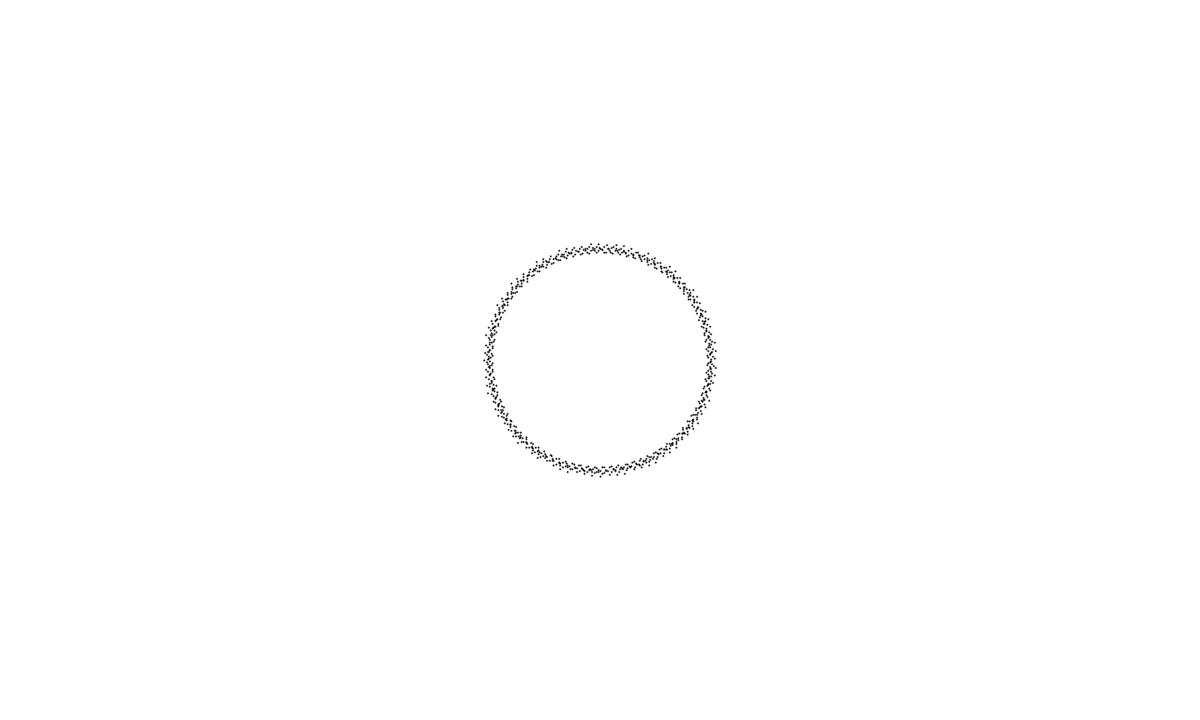
Frame 1 (no input)
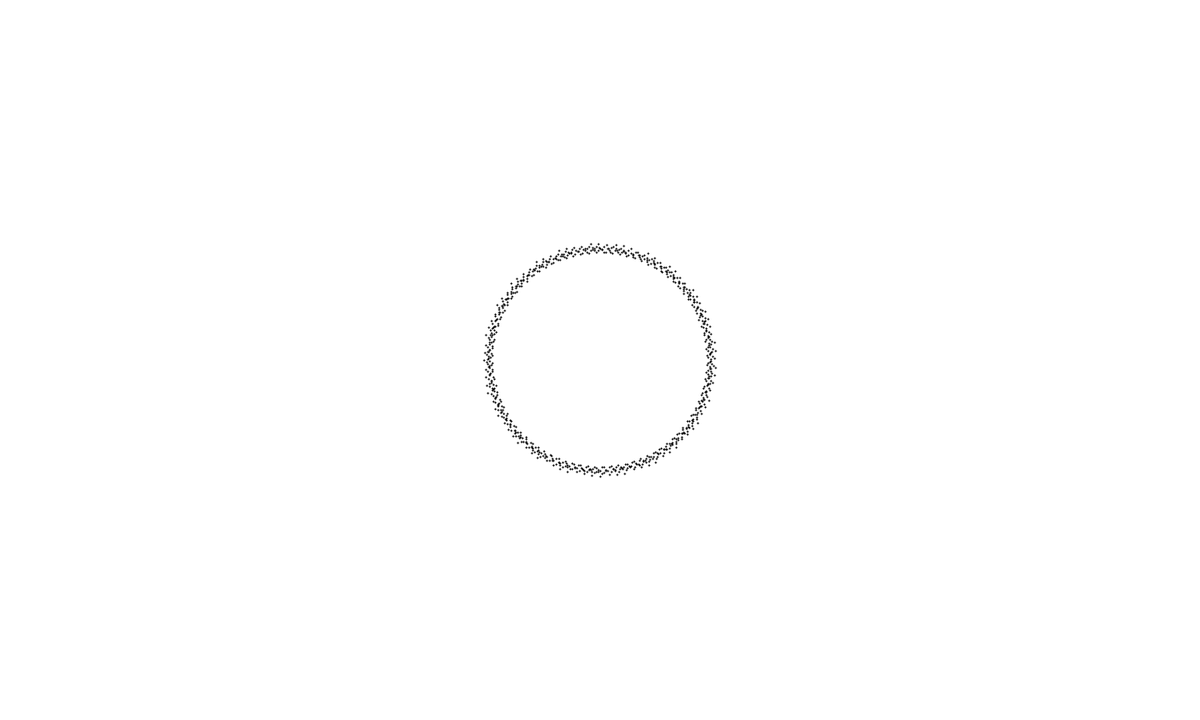
Frame 60 (the mouse pressed at the canvas centre just before this capture)
Frame 120 (the mouse held since frame 60 and released just before this capture): identical to frame 60, image omitted

The Processing sketch that drew these frames (run headless with seeded random() and noise(); from frame 60 on, the mouse is pressed at the canvas centre):

// Processing sketch: Spiralform
// ── Spiralform.pde
int radius;

void setup(){
  colorMode(HSB, 100);
  size(1280, 768);
  background(0,0,100);
  radius = 100;
}

void draw(){
  noStroke();
  fill(0,0,100,90);
  rect(0,0,width,height);
  
  translate(width/2, height/2);
  strokeWeight(2);
  stroke(0,0,0);
  float seed = random(1);
  for(float angle = 0.0; angle < 360.0; angle += 0.5){
    float x = (radius + noise(angle/360)*40) * sin(angle);
    float y = (radius + noise(angle/360)*40) * cos(angle);
    //x = (radius + noise(seed)*50) * sin(angle);
    //y = (radius + noise(seed)*50) * cos(angle);
    //x = radius * sin(angle);
    //y = radius * cos(angle);
    point(x, y);
  }
}
